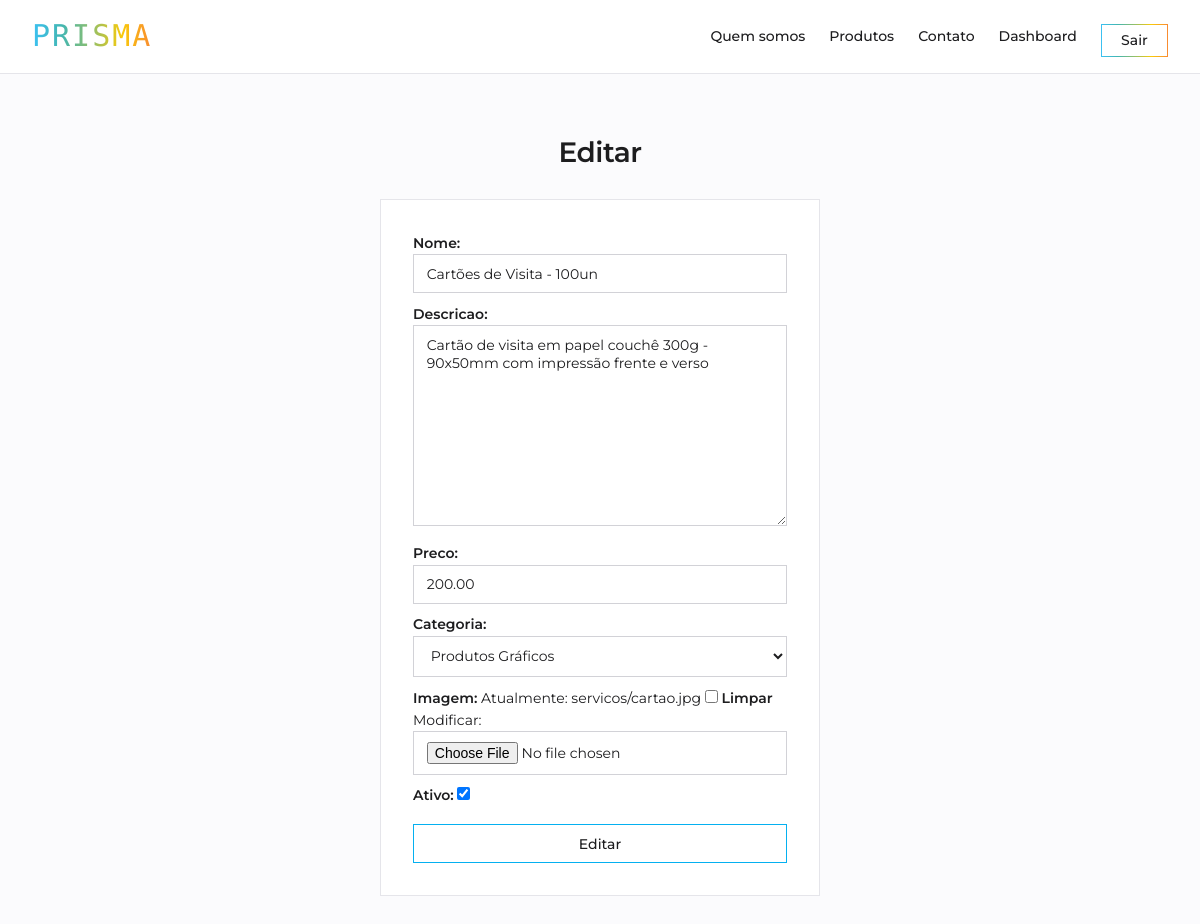
The app's page /edit-servico/1 (signed in) with its own data.
### app/models.py (models this page shows, shortened)
class Servico(models.Model):
    categoria = models.ForeignKey(Categoria, on_delete=models.PROTECT, related_name='servicos')
    nome = models.CharField(max_length=150)
    descricao = models.TextField(blank=True)
    preco = models.DecimalField(max_digits=10, decimal_places=2)
    imagem = models.ImageField(upload_to="servicos/", blank=True, null=True)
    ativo = models.BooleanField(default=True)

class Categoria(models.Model):
    nome = models.CharField(max_length=100)
    descricao = models.TextField(blank=True)
    ativo = models.BooleanField(default=True)
    def __str__(self):
        return self.nome

### app/views.py (the view)
# urls.py: path("edit-servico/<int:id_servico>", views.editServico, name="editServico"),
@login_required
def editServico(request, id_servico):
    servico = Servico.objects.get(id=id_servico)
    form = FormServico(request.POST or None, request.FILES or None, instance=servico)
    if request.POST:
        if form.is_valid():
            form.save()
            return redirect("servicos")
    return render(request, "edit-servico.html", {'form':form})

### app/forms.py
class FormServico(forms.ModelForm):
    class Meta:
        model = Servico
        fields = ("nome","descricao","preco", "categoria", "imagem", "ativo")

### app/templates/edit-servico.html (shortened to what this page needs)
{% extends 'template.html' %}
{% block conteudo %}
    <h2>Editar</h2>
    <form method="POST" enctype="multipart/form-data">
        {{ form }}
        <button type="submit">Editar</button>
    </form>
{% endblock %}

### app/static/css/style.css (style rules this page uses)
:root { --azul-claro: #E3F6FD; --azul-ceu: #90DCF8; --azul: #3BC1F3; --verde-agua: #43B6B1; --azul-forte: #05B0F0; --verde: #92BF69; --oliva: #CFC532; --amarelo: #F9CA0A; --laranja-claro: #FDBA11; --laranja: #F98A31; --gradiente: linear-gradient(90deg, #3BC1F3, #43B6B1, #92BF69, #F9CA0A, #F98A31); --texto: #1d1d1f; --texto-suave: #6e6e73; --fundo: #fbfbfd; --fundo-suave: #f5f5f7; --branco: #ffffff; --linha: #e5e5ea; --linha-input: #d2d2d7; --fonte-padrao: "Montserrat", sans-serif; --fonte-logo: "Monoton", sans-serif; }
* { margin: 0; padding: 0; box-sizing: border-box; border-radius: 0; }
body { min-height: 100vh; font-family: var(--fonte-padrao); font-size: 14px; font-weight: 400; line-height: 1.6; background-color: var(--fundo); color: var(--texto); }
input, textarea, select, button { font-family: inherit; font-size: inherit; }
a { text-decoration: none; color: var(--texto); cursor: pointer; }
h2 { font-size: 28px; font-weight: 600; letter-spacing: -0.5px; text-align: center; margin: 1.5rem 0 0.5rem; }
form button, form input[type="submit"], .botao-add, .botao-editar, .botao-excluir, .categorias button, .card-botao, .botao-gradiente, .botao { --cor-botao: var(--azul-forte); display: inline-block; background-color: var(--branco); color: var(--texto); border: 1px solid var(--cor-botao); padding: 0.6rem 1.2rem; font-weight: 500; text-align: center; cursor: pointer; transition: background-color 0.2s; }
form { width: 100%; max-width: 440px; margin: 1.5rem auto; display: flex; flex-direction: column; gap: 0.6rem; padding: 2rem; background-color: var(--branco); border: 1px solid var(--linha); }
label { font-weight: 600; color: var(--texto); }
input, textarea, select { width: 100%; padding: 0.6rem 0.8rem; border: 1px solid var(--linha-input); background-color: var(--branco); color: var(--texto); }
input[type="checkbox"] { width: auto; }
form button, form input[type="submit"] { margin-top: 0.5rem; }

### records on screen
Servico: nome "Cartões de Visita - 100un", descricao "Cartão de visita em papel couchê 300g - 90x50mm com impressão frente e verso", preco "200.00", categoria "Produtos Gráficos", ativo "☑"
